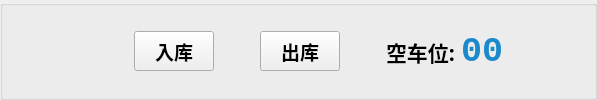
          <widget class="QGroupBox" name="groupBox_4">
           <property name="title">
            <string/>
           </property>
           <layout class="QGridLayout" name="gridLayout_13">
            <item row="0" column="0">
             <layout class="QHBoxLayout" name="horizontalLayout">
              <item>
               <spacer name="horizontalSpacer_5">
                <property name="orientation">
                 <enum>Qt::Horizontal</enum>
                </property>
                <property name="sizeHint" stdset="0">
                 <size>
                  <width>40</width>
                  <height>20</height>
                 </size>
                </property>
               </spacer>
              </item>
              <item>
               <spacer name="horizontalSpacer_17">
                <property name="orientation">
                 <enum>Qt::Horizontal</enum>
                </property>
                <property name="sizeHint" stdset="0">
                 <size>
                  <width>40</width>
                  <height>20</height>
                 </size>
                </property>
               </spacer>
              </item>
              <item>
               <spacer name="horizontalSpacer_3">
                <property name="orientation">
                 <enum>Qt::Horizontal</enum>
                </property>
                <property name="sizeHint" stdset="0">
                 <size>
                  <width>40</width>
                  <height>20</height>
                 </size>
                </property>
               </spacer>
              </item>
              <item>
               <widget class="QPushButton" name="pushButtoni_in">
                <property name="minimumSize">
                 <size>
                  <width>80</width>
                  <height>40</height>
                 </size>
                </property>
                <property name="font">
                 <font>
                  <family>新宋体</family>
                  <pointsize>14</pointsize>
                  <weight>75</weight>
                  <bold>true</bold>
                 </font>
                </property>
                <property name="toolTip">
                 <string>&lt;html&gt;&lt;head/&gt;&lt;body&gt;&lt;p&gt;&lt;br/&gt;&lt;/p&gt;&lt;/body&gt;&lt;/html&gt;</string>
                </property>
                <property name="text">
                 <string>入库</string>
                </property>
               </widget>
              </item>
              <item>
               <spacer name="horizontalSpacer">
                <property name="orientation">
                 <enum>Qt::Horizontal</enum>
                </property>
                <property name="sizeHint" stdset="0">
                 <size>
                  <width>40</width>
                  <height>20</height>
                 </size>
                </property>
               </spacer>
              </item>
              <item>
               <widget class="QPushButton" name="pushButton_out">
                <property name="minimumSize">
                 <size>
                  <width>80</width>
                  <height>40</height>
                 </size>
                </property>
                <property name="font">
                 <font>
                  <family>新宋体</family>
                  <pointsize>14</pointsize>
                  <weight>75</weight>
                  <bold>true</bold>
                 </font>
                </property>
                <property name="text">
                 <string>出库</string>
                </property>
               </widget>
              </item>
              <item>
               <spacer name="horizontalSpacer_2">
                <property name="orientation">
                 <enum>Qt::Horizontal</enum>
                </property>
                <property name="sizeHint" stdset="0">
                 <size>
                  <width>40</width>
                  <height>20</height>
                 </size>
                </property>
               </spacer>
              </item>
              <item>
               <widget class="QLabel" name="label_22">
                <property name="font">
                 <font>
                  <family>新宋体</family>
                  <pointsize>16</pointsize>
                  <weight>75</weight>
                  <bold>true</bold>
                 </font>
                </property>
                <property name="text">
                 <string>空车位:</string>
                </property>
               </widget>
              </item>
              <item>
               <widget class="QLabel" name="label_21">
                <property name="font">
                 <font>
                  <family>Courier New</family>
                  <pointsize>26</pointsize>
                  <weight>75</weight>
                  <bold>true</bold>
                 </font>
                </property>
                <property name="text">
                 <string>&lt;html&gt;&lt;head/&gt;&lt;body&gt;&lt;p&gt;&lt;span style=&quot; color:#1b89ca;&quot;&gt;00&lt;/span&gt;&lt;/p&gt;&lt;/body&gt;&lt;/html&gt;</string>
                </property>
               </widget>
              </item>
              <item>
               <spacer name="horizontalSpacer_4">
                <property name="orientation">
                 <enum>Qt::Horizontal</enum>
                </property>
                <property name="sizeHint" stdset="0">
                 <size>
                  <width>40</width>
                  <height>20</height>
                 </size>
                </property>
               </spacer>
              </item>
              <item>
               <spacer name="horizontalSpacer_6">
                <property name="orientation">
                 <enum>Qt::Horizontal</enum>
                </property>
                <property name="sizeHint" stdset="0">
                 <size>
                  <width>40</width>
                  <height>20</height>
                 </size>
                </property>
               </spacer>
              </item>
             </layout>
            </item>
           </layout>
          </widget>
